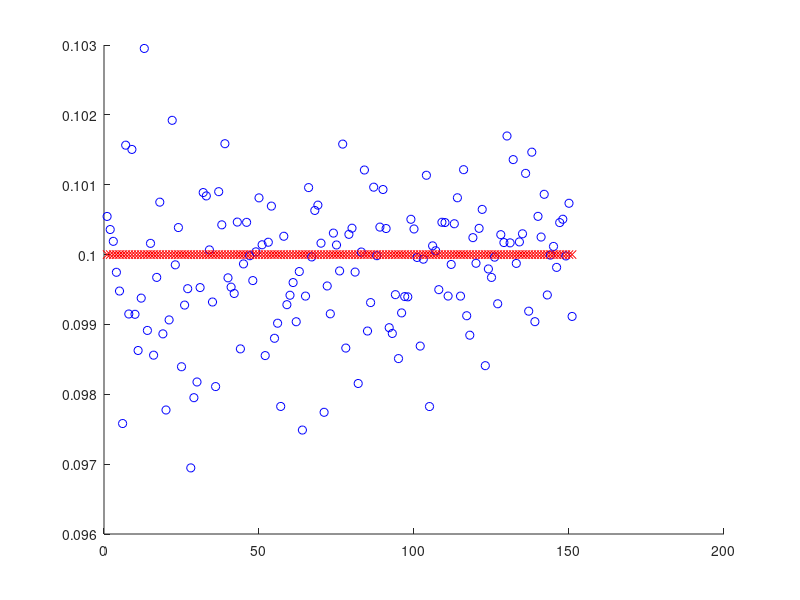
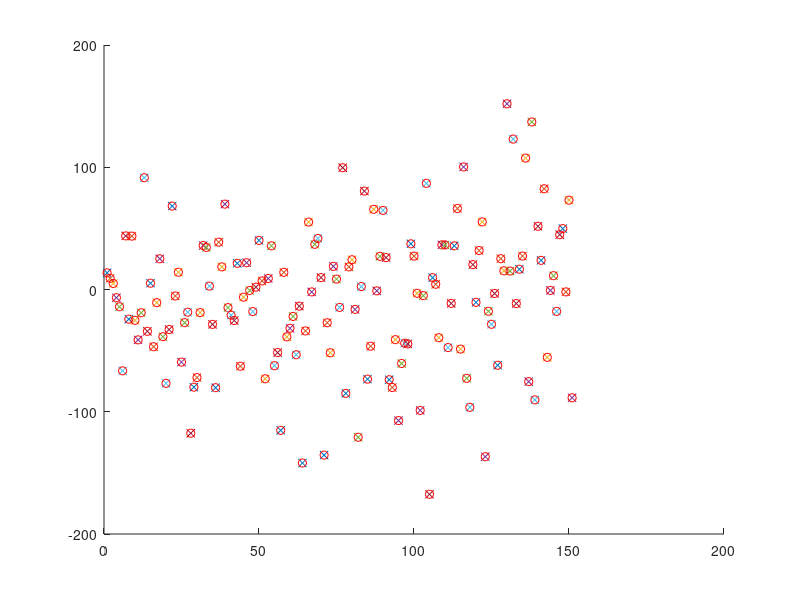

These figures' MATLAB source, in order:
ray_param = 0.1;



lens = [5000:100:20000];
fhandle = figure;
hold on
fhandle2 = figure;
hold on
for cnt=1:length(lens)
    
    Xs = raylrnd( sqrt( ray_param ) , 1, lens(cnt));
    paramest = sum(Xs.^2)/lens(cnt)/2;
    figure(fhandle)
    plot( cnt, paramest ,'ob' )
    plot( cnt, ray_param, 'xr' )
    
    figure(fhandle2)
    plot( cnt, sum(Xs.^2 - 2*ray_param )/(4*ray_param) ,'x' )
    plot( cnt, ( paramest - ray_param )*lens(cnt)/(2*ray_param),'or' )
end